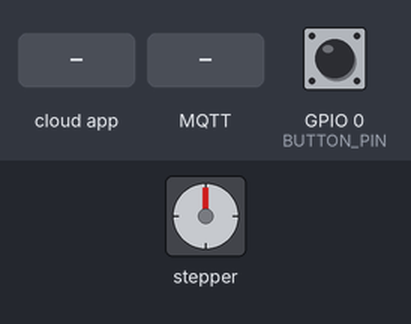
Simulated run of this program. Board: ESP8266 (NodeMCU). Parts: stepper motor. The inputs (shaded band) are chosen by the test bench; at power-on: GPIO 0 (BUTTON_PIN) HIGH. WiFi joins after 1.5 s; servers stay silent unless stated; random numbers use the default seed unless the program sets one; no MQTT or app messages arrive unless stated; names the files do not define were given values by the test bench: MQTT_PORT = 1883; stepper angles assume 4096 steps per turn; what the program prints to the serial monitor is not drawn.

Above: at 2.7 s.
2.8 s: the phone or cloud app sets Curtains to 0
At 3.25 s:
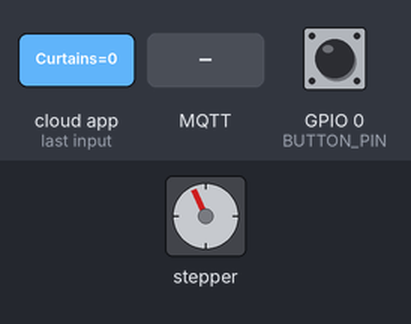
At 3.85 s:
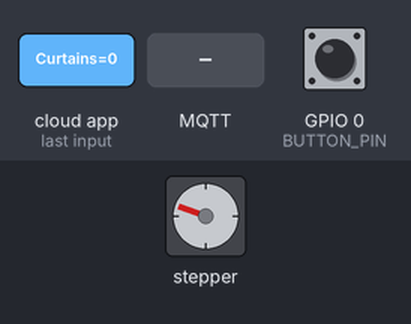
5.8 s: GPIO 0 (BUTTON_PIN) pulled LOW for 0.15 s
7.4 s: MQTT message "0" arrives on the second subscribed topic
At 7.55 s:
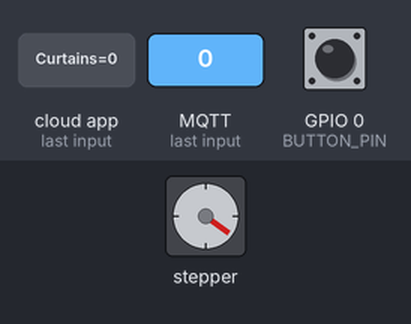
Timing chart, 0 to 20.4 s (numbered marks = the images above; inputs shaded):
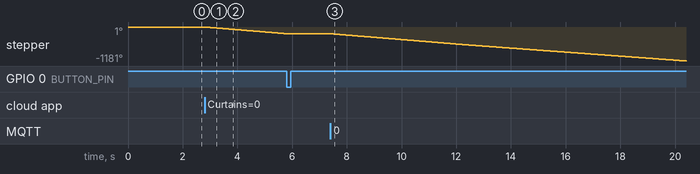

Measured:
- after the input at 2.8 s, stepper: keeps turning counter-clockwise at about 78°/s, starting at once
- after the input at 7.4 s, stepper: keeps turning counter-clockwise at about 73°/s, starting at once

The program:

main.cpp
```cpp
#include <Arduino.h>
#include <Unistep2.h>
#include <PubSubClient.h>
#include <ESP8266WiFi.h>
#include <fauxmoESP.h>

// Wifi & MQTT credentials
#include "..\credentials.h"

// Initialize stepper object
// stepper(IN1,IN2,IN3,IN4,stepPerRev,stepDelay)
// stepDelay >= 900 for reliable performance
Unistep2 stepper(14, 12, 13, 16, 4096, 900);

// Initialize fauxmoESP - alexa integration library
fauxmoESP alexa;

// For Serial Monitor
#define SERIAL_BAUDRATE 115200

// This will be the name that Alexa discovers
#define ALEXA_NAME "Curtains"

// This is the esp8266 FLASH button to use as emergency stop
#define BUTTON_PIN 0

// Steps to travel half curtain rod (~10 rotations needed)
int travelSteps = 4096 * 10;

// Track state of curtains (make sure they are open when restarting)
bool curtainsOpen = true;

// Initialize MQTT Client Object
WiFiClient espClient;
PubSubClient client(espClient);

// MQTT Topic names
const char *controlTopic = "curtain/control";     // Topic to send controls to ESP
const char *setTravelTopic = "curtain/setTravel"; // Topic to set curtain rod travel steps
const char *logTopic = "curtain/log";             // Topic to log commands

// Used by MQTT to load and convert payload
unsigned long lastMsg = 0;
#define MSG_BUFFER_SIZE (50)
char msg[MSG_BUFFER_SIZE];

/******************************** WiFi Setup ************************************/
void setup_wifi()
{

  delay(10);
  // We start by connecting to a WiFi network
  Serial.println();
  Serial.print("Connecting to ");
  Serial.println(WIFI_SSID);

  WiFi.mode(WIFI_STA);
  WiFi.begin(WIFI_SSID, WIFI_PASS);

  while (WiFi.status() != WL_CONNECTED)
  {
    delay(500);
    Serial.print(".");
  }

  randomSeed(micros());

  Serial.println("");
  Serial.println("WiFi connected");
  Serial.println("IP address: ");
  Serial.println(WiFi.localIP());
}

/************************* When MQTT Message Received ***************************/
// Is called upon incoming MQTT msg
void mqttCallback(char *topic, byte *payload, unsigned int length)
{

  Serial.print("MQTT msg arrived [");
  Serial.print(topic);
  Serial.print("] ");
  for (unsigned int i = 0; i < length; i++)
  {
    Serial.print((char)payload[i]);
  }
  Serial.println();

  // Toggle stepper only if correct topic, and stepper not already moving
  if (strcmp(topic, controlTopic) == 0 && stepper.stepsToGo() == 0 && payload)
  {
    if (curtainsOpen)
    {
      snprintf(msg, MSG_BUFFER_SIZE, "Close requested by MQTT");
      stepper.move(-1 * travelSteps);
      alexa.setState(ALEXA_NAME, false, 255); // update alexa state
      curtainsOpen = false;
    }
    else
    {
      snprintf(msg, MSG_BUFFER_SIZE, "Open requested by MQTT");
      stepper.move(travelSteps);
      alexa.setState(ALEXA_NAME, true, 0); // update alexa state
      curtainsOpen = true;
    }
    client.publish(logTopic, msg);
    Serial.println(msg);
  }
  else if (strcmp(topic, setTravelTopic) == 0 && payload)
  {
    payload[length] = '\0'; // Make payload a string by NULL terminating it.
    int newSteps = atoi((char *)payload);
    travelSteps = newSteps;
    snprintf(msg, MSG_BUFFER_SIZE, "TravelSteps set to: %d\n", travelSteps);
    Serial.printf(msg);
    client.publish(logTopic, msg);
  }
}

/************************* When Alexa Command Received ***************************/
// Callback when a command from Alexa is received
// You can use device_id or device_name to choose the element to perform an action onto (relay, LED,...)
// State is a boolean (ON/OFF) and value a number from 0 to 255 (if you say "set kitchen light to 50%")
void alexaCallback(unsigned char device_id, const char *device_name, bool state, unsigned char value)
{
  Serial.printf("[MAIN] Device #%d (%s) state: %s value: %d\n", device_id, device_name, state ? "ON" : "OFF", value);

  // check if Alexa is commanding this device, and if stepper not already moving
  if (strcmp(device_name, ALEXA_NAME) == 0 && stepper.stepsToGo() == 0)
  {
    // If state received as "true" then we open curtains (CW)
    // If state received as "false" then we close curtains (CCW)
    if (state) // Open curtains
    {
      if (!curtainsOpen)
      {
        curtainsOpen = true;
        stepper.move(travelSteps);
        Serial.println("Open requested by Alexa");
        snprintf(msg, MSG_BUFFER_SIZE, "Open requested by Alexa");
        client.publish(logTopic, msg);
      }
      else
      {
        Serial.println("Open requested by Alexa, but already open.");
      }
    }
    else // Close curtains
    {
      if (curtainsOpen)
      {
        curtainsOpen = false;
        stepper.move(-1 * travelSteps);
        Serial.println("Close requested by Alexa");
        snprintf(msg, MSG_BUFFER_SIZE, "Close requested by Alexa");
        client.publish(logTopic, msg);
      }
      else
      {
        Serial.println("Close requested by Alexa, but already closed.");
      }
    }
  }
}

/******************************** Alexa Setup ************************************/
void setup_alexa()
{
  alexa.createServer(true);

  // The TCP port must be 80 for gen3 devices (default is 1901)
  alexa.setPort(80);

  // You can enable/disable alexa device programmatically
  alexa.enable(true);

  // Add virtual device with it's name
  alexa.addDevice(ALEXA_NAME);

  // Bind callback for when a command from Alexa is received
  alexa.onSetState(alexaCallback);
}

/***************************** Reconnect to MQTT *******************************/
void reconnect()
{
  // Loop until we're reconnected
  while (!client.connected())
  {
    Serial.print("Attempting MQTT connection...");
    // Create a random client ID
    String clientId = "ESP8266Client-";
    clientId += String(random(0xffff), HEX);
    // Attempt to connect
    if (client.connect(clientId.c_str()))
    {
      Serial.printf(" connected to %s\n", MQTT_BROKER);
      // Once connected, publish an announcement...
      client.publish(logTopic, "ESP Connected to MQTT");
      // ... and resubscribe
      client.subscribe(setTravelTopic);
      client.subscribe(controlTopic);
    }
    else
    {
      Serial.print("failed, rc=");
      Serial.print(client.state());
      Serial.println(" try again in 5 seconds");
      // Wait 5 seconds before retrying
      delay(5000);
    }
  }
}

/*********************************** Setup **************************************/
void setup()
{
  // Your setup code here
  // The library initializes the pins for you

  Serial.begin(SERIAL_BAUDRATE);
  pinMode(BUTTON_PIN, INPUT_PULLUP); // Set FLASH button to pullup
  Serial.println(F(" *** Curtains Opener starting ***"));
  setup_wifi();
  setup_alexa();
  client.setServer(MQTT_BROKER, MQTT_PORT);
  client.setCallback(mqttCallback);
}

/******************************** Main Loop ************************************/
void loop()
{
  /************** MQTT Code **************/
  // Check frequently for MQTT connection, reconnect if necessary
  if (!client.connected())
  {
    reconnect();
  }
  // Called frequently to allow the client to process incoming messages
  // and maintain its connection to the server.
  client.loop();

  /************** Alexa Code **************/
  // fauxmoESP uses an async TCP server but a sync UDP server
  // Therefore, we have to manually poll for UDP packets
  alexa.handle();

  /************** Maintenance calls *******/
  // We need to call run() frequently for non-blocking stepper movement
  stepper.run();

  /************** Emergency Stop **********/
  if (stepper.stepsToGo() != 0 && digitalRead(BUTTON_PIN) == LOW)
  {
    stepper.stop();
    curtainsOpen = !curtainsOpen;
    snprintf(msg, MSG_BUFFER_SIZE, "Stepper reversed - Curtain are now %s\n", curtainsOpen ? "Opened" : "Closed");
    Serial.println(msg);
    client.publish(logTopic, msg);
  }
}
```
